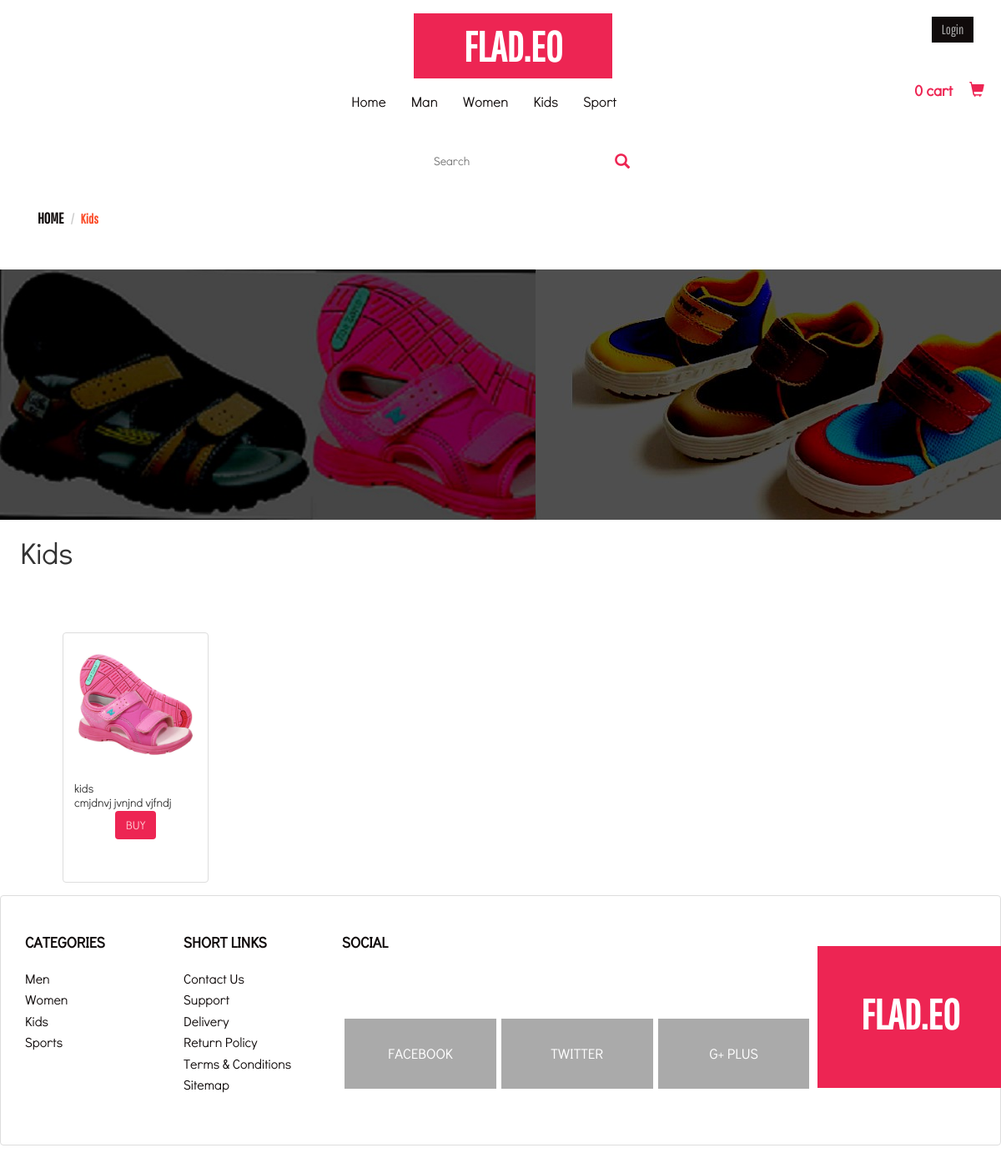
Page /index.php/user/kids on the committed database.
### tables this page shows
CREATE TABLE `barang` (
  `id_barang` int(5) NOT NULL,
  `kategori_barang` varchar(30) NOT NULL,
  `nama_barang` varchar(30) NOT NULL,
  `kuantitas_barang` int(11) NOT NULL,
  `keterangan` text NOT NULL,
  `harga_barang` int(11) NOT NULL,
  `gambar` text NOT NULL
);

### application/controllers/User.php (called while the page is built, shortened)
<?php
    class User extends CI_Controller {
        public function __construct() {
            $this->load->model('barang');
        }
        public function kids() {
            $where = array(
                'kategori_barang' => 'kids'
            );
            $data['barang'] = $this->barang->get_per_kategori($where);
            $this->load->view('user/kids', $data);
        }
    }

### index.php (called while the page is built, shortened)
<?php
require_once BASEPATH.'core/CodeIgniter.php';

### application/models/Barang.php (called while the page is built, shortened)
<?php
    class Barang extends CI_Model {
        public function get_per_kategori($where) {
            return $this->db->order_by('id_barang', 'DESC')->get_where('barang', $where)->result();
        }
    }

### application/views/user/kids.php (the view, shortened to what this page needs)
<!DOCTYPE html>
<html lang="en">
<head>
			 <link href="<?php echo base_url(); ?>assets/css/bootstrap.min.css" rel="stylesheet" type="text/css">
			<link href="<?php echo base_url(); ?>assets/css/style_user.css" rel="stylesheet" type="text/css"/>
            <link rel="stylesheet" href="<?php echo base_url(); ?>assets/css/flexslider.css" type="text/css" media="screen" />
</head>
<body>
<div id="header">
<div class="container">
<br>
<div class="header">
            <div class="container">
<div class="header-top">
                    <div class="logo">
                        <center><a href="<?php echo base_url(); ?>index.php/user/dashboard">FLAD.EO</a></center>
                    </div>
                    <div class="login-bars">
                        <a class="btn btn-default log-bar" href="<?php echo base_url(); ?>index.php/user/login" role="button">Login</a>
                        <div class="cart box_1">
                            <h3>
                        </h3>
                            <a href="<?php echo base_url(); ?>index.php/user/checkout"><button type="button" class="btn btn-default btn-lg button1 button1-hover">0 cart
							&nbsp;&nbsp;&nbsp;
              <span class="glyphicon glyphicon-shopping-cart" aria-hidden="true"></span>
            </button></a>
                        </div>
                    </div>
              </div>
</div>
                <div class="header-botom center">
                    <div class="content white">
                    <nav class="navbar navbar-default nav-menu" role="navigation">
                        <div class="collapse navbar-collapse collapse-pdng" id="bs-example-navbar-collapse-1">
                            <ul class="nav navbar-nav nav-font">
                                <li>
                                    <a href="<?php echo base_url(); ?>index.php/user/dashboard">Home</a>
                                </li>
                                <li>
                                    <a href="<?php echo base_url(); ?>index.php/user/man">Man</a>
                                </li>
                                <li>
                                    <a href="<?php echo base_url(); ?>index.php/user/women">Women</a>
                                </li>
                                <li>
                                    <a href="<?php echo base_url(); ?>index.php/user/kids">Kids</a>
                                </li>
                                <li><a href="<?php echo base_url(); ?>index.php/user/sport">Sport</a></li>
                                <div class="clearfix"></div>
                            </ul>
                            <div class="clearfix"></div>
                        </div>
                    </nav>
                    </div>
                </div>
    </div>
  </div>
        <form>
     <center><input class="search search-hover" align="left" type="search" placeholder="Search" width="500px">
	 <button type="button" class="btn btn-default btn-lg button1 button1-hover">
              <span class="glyphicon glyphicon-search" aria-hidden="true"></span>
       </button></center>
    </form>
<br>
<div class="head-bread">
            <div class="container">
                <ol class="breadcrumb">
                    <li><a href="../index.html">Home</a></li>
                    <li class="active">Kids</li>
                </ol>
            </div>
        </div>
<br>
<table>
		<tr>
					<td width="1150px" height="300px" background="<?php echo base_url(); ?>assets/img/web/2017-22-12-21-29-25.jpeg"><center><a href="hal_kids_sandal.html" class="style1 style2 style4 style6"</a></center></td>
					<td width="1000px" height="300px" background="<?php echo base_url(); ?>assets/img//web/2017-22-12-22-10-22.jpeg"><center><a href="hal_kids_shoes.html" class="style1 style2 style5 style6"></a></center></td>
		</tr>
		</table>
		<br>
		<h1>&nbsp;&nbsp;&nbsp;Kids</h1>
		<ul class="thumbnails">
                <?php
                    foreach($barang as $b) {
                        echo '
                        <li class="span3 detail-box">
                            <div class="thumbnail">
                            <a  href="'.base_url('index.php/user/detail/').$b->id_barang.'"><img src="'.base_url('assets/img/').$b->gambar.'" alt=""/></a>
                            <div class="caption">
                                <h5>'.$b->nama_barang.'</h5>
                                <p>
                                '.$b->keterangan.'
                                </p>
                                <center><a class="btn buy buy-hover" href="'.base_url('index.php/user/detail/').$b->id_barang.'">BUY</a></center>
                            </div>
                            </div>
                        </li>
                        ';
                    }
                ?>
			  </ul>
		</div>
		<br>
		<br>
	<ul class="thumbnail">
	<li>
	<div class="footer-grid">
            <div class="container">
                <div class="col-md-2 re-ft-grd">
                    <h3>Categories</h3>
                    <ul class="categories">
                        <li><a href="<?php echo base_url(); ?>index.php/user/men">Men</a></li>
                        <li><a href="<?php echo base_url(); ?>index.php/user/women">Women</a></li>
                        <li><a href="<?php echo base_url(); ?>index.php/user/kids">Kids</a></li>
                        <li><a href="<?php echo base_url(); ?>index.php/user/sport">Sports</a></li>
                    </ul>
                </div>
                <div class="col-md-2 re-ft-grd">
                    <h3>Short links</h3>
                    <ul class="shot-links">
                        <li><a href="<?php echo base_url(); ?>index.php/user/contact">Contact us</a></li>
                        <li><a href="#">Support</a></li>
                        <li><a href="#">Delivery</a></li>
                        <li><a href="#">Return Policy</a></li>
                        <li><a href="#">Terms & conditions</a></li>
                        <li><a href="#">Sitemap</a></li>
                    </ul>
                </div>
                <div class="col-md-6 re-ft-grd">
                    <h3>Social</h3>
                    <ul class="social">
                        <li><a href="#" class="fb">facebook</a></li>
                        <li><a href="#" class="twt">twitter</a></li>
                        <li><a href="#" class="gpls">g+ plus</a></li>
                    </ul>
                </div>
                <div class="col-md-2 re-ft-grd">
                    <div class="bt-logo">
                        <div class="logo">
                            <a href="<?php echo base_url(); ?>index.php/user/dashboard" class="ft-log">FLAD.EO</a>
                        </div>
                    </div>
                </div>
	  </li>
  </ul>
</body>
</html>

### assets/css/style_user.css (style rules this page uses)
h4, h5, h6, h1, h2, h3 { margin: 0; }
ul, ol, li { margin: 0; padding: 0; }
p { margin: 0;padding: 0; }
body { margin:0; padding:0; }
.detail-box { display: inline-block; width: 175px; height: 200px; margin: 75px; }
.buy { background-color: #ED2553; color: #FFC0CB; }
form { width:500px; margin:5px auto; }
.search { padding:8px 80px; background: white; border:#FFC0CB; }
.button1 { position:relative; left:-4px; padding:10px 1px; border:0px solid #ED2553; background-color: #ED255; color:#ed2553; font-weight:bold; }
.header-top { position: relative; padding: 0; text-align: center; }
.login-bars { position: absolute; top: 0%; right: 0%; }
.logo a,.logo a:hover { font-family: 'Pathway Gothic One'; background-color: #ed2553; text-transform: uppercase; text-decoration: none; padding: 10px 60px; font-weight: bold; font-size: 50px; color: #fff; }
a.log-bar { background-color: #100B0B; color: #aaa; border-radius: 0; border: 0; padding: 4px 12px; font-family: 'Pathway Gothic One'; font-weight: 400; font-size: 16px; text-transform: capitalize; }
* { margin: 0; padding: 0; font-family: 'Didact Gothic'; font-weight: 400; }
.nav-menu { background: transparent; border-radius: 0; border: 0; margin-top: 6px; }
.collapse-pdng { padding: 0px 0px; margin: 0 auto; width: 34%; }
ul.nav-font>li>a { font-size: 17px; color: #100b0b !important; font-family: 'Didact Gothic'; font-weight: 400; }
.footer-grid ul { list-style-type: none; }
.footer-grid { padding: 3em 0; }
.re-ft-grd h3 { font-family: 'Didact Gothic'; font-weight: 700; text-transform: uppercase; font-size: 18px; color: #100b0b; margin-bottom: 20px; text-shadow: none; }
ul.categories li a,ul.shot-links li a { font-family: 'Didact Gothic'; color: #100b0b; font-size: 16px; font-weight: 400; text-transform: capitalize; line-height: 1.6em; }
ul.social li { display: inline; }
.re-ft-grd { padding: 0; }
ul.social li a { padding: 30px 0px; width: 31.9%; float: left; background-color: #AAA; color: #fff; text-align: center; margin: 61px 3px 0px; font-size: 17px; text-transform: uppercase; font-weight: 400; }
.bt-logo { padding-top: 60px; }
a.ft-log, a.ft-log:hover { padding: 52px 52PX 60PX; }
.box_1 { margin-top: 15px; }
.box_1 h3 { color: #100b0b; font-size: 1.2em; font-weight: 700; margin: 0; }
ol.breadcrumb li a { text-transform: uppercase; font-weight: bold; color: #100B0B; font-family: 'Pathway Gothic One'; font-size: 18px; text-shadow: none; }
.breadcrumb>.active { font-family: 'Pathway Gothic One'; color: #fb4c29; font-weight: 600; font-size: 16px; }
.breadcrumb { background-color: #FFFFFF; }
.thumbnail { display: block; padding: 4px; margin-bottom: 20px; line-height: 1.42857143; background-color: #fff; border: 1px solid #ddd; border-radius: 4px; -webkit-transition: border .2s ease-in-out; -o-transition: border .2s ease-in-out; transition: border .2s ease-in-out; height: 300px; }

### rows in the picture
barang: gambar (picture), nama_barang "kids", keterangan "cmjdnvj jvnjnd vjfndj"
